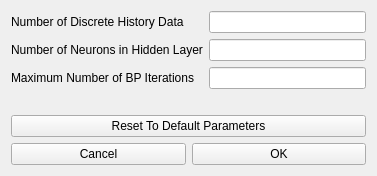
<?xml version="1.0" encoding="UTF-8"?>
<ui version="4.0">
 <class>narmaParamDlg</class>
 <widget class="QDialog" name="narmaParamDlg">
  <property name="geometry">
   <rect>
    <x>0</x>
    <y>0</y>
    <width>377</width>
    <height>176</height>
   </rect>
  </property>
  <property name="windowTitle">
   <string>NARMA DRM Parameter Dialog</string>
  </property>
  <layout class="QGridLayout" name="gridLayout">
   <item row="0" column="0">
    <layout class="QFormLayout" name="formLayout">
     <item row="0" column="0">
      <widget class="QLabel" name="label_NumberOfHistoryData">
       <property name="text">
        <string>Number of Discrete History Data</string>
       </property>
      </widget>
     </item>
     <item row="0" column="1">
      <widget class="QLineEdit" name="lineEdit_NumberOfHistoryData"/>
     </item>
     <item row="1" column="0">
      <widget class="QLabel" name="label_NumberOfNeurons">
       <property name="text">
        <string>Number of Neurons in Hidden Layer</string>
       </property>
      </widget>
     </item>
     <item row="1" column="1">
      <widget class="QLineEdit" name="lineEdit_NumberOfNeurons"/>
     </item>
     <item row="2" column="0">
      <widget class="QLabel" name="label_MaxNumberOfIterations">
       <property name="text">
        <string>Maximum Number of BP Iterations</string>
       </property>
      </widget>
     </item>
     <item row="2" column="1">
      <widget class="QLineEdit" name="lineEdit_MaxNumberOfIterations"/>
     </item>
    </layout>
   </item>
   <item row="1" column="0">
    <widget class="QPushButton" name="pushButton_ResetToDefault">
     <property name="text">
      <string>Reset To Default Parameters</string>
     </property>
     <property name="autoDefault">
      <bool>false</bool>
     </property>
    </widget>
   </item>
   <item row="2" column="0">
    <layout class="QHBoxLayout" name="horizontalLayout">
     <item>
      <widget class="QPushButton" name="pushButton_Cancel">
       <property name="text">
        <string>Cancel</string>
       </property>
       <property name="autoDefault">
        <bool>false</bool>
       </property>
      </widget>
     </item>
     <item>
      <widget class="QPushButton" name="pushButton_OK">
       <property name="text">
        <string>OK</string>
       </property>
       <property name="autoDefault">
        <bool>false</bool>
       </property>
      </widget>
     </item>
    </layout>
   </item>
  </layout>
 </widget>
 <tabstops>
  <tabstop>lineEdit_NumberOfHistoryData</tabstop>
  <tabstop>lineEdit_NumberOfNeurons</tabstop>
  <tabstop>lineEdit_MaxNumberOfIterations</tabstop>
  <tabstop>pushButton_ResetToDefault</tabstop>
 </tabstops>
 <resources/>
 <connections/>
</ui>
